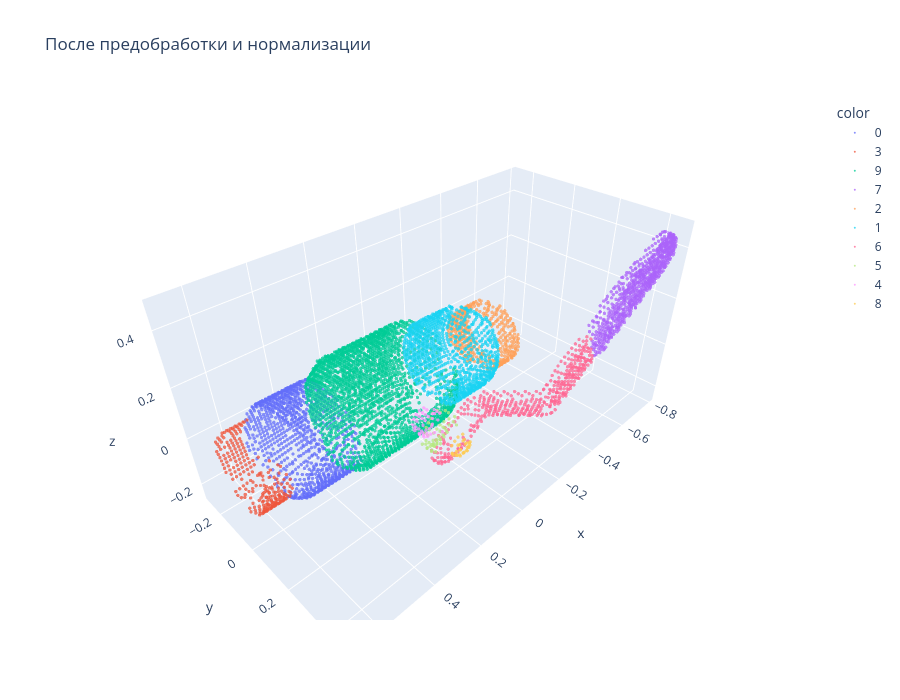

Notebook source saved alongside this figure:
### Markdown cell above
## 5. Предобработка: проверка, удаление шума, нормализация, downsampling

### Code cell
def remove_invalid_points(df: pd.DataFrame) -> pd.DataFrame:
    before = len(df)
    df = df.replace([np.inf, -np.inf], np.nan)
    df = df.dropna(subset=["x", "y", "z", "label"])
    df = df.drop_duplicates(subset=["x", "y", "z", "label"])
    after = len(df)
    if after < before:
        print(f"Удалено некорректных/дублирующихся точек: {before - after}")
    return df.reset_index(drop=True)


def statistical_outlier_filter(points: np.ndarray, k: int = 16, z_threshold: float = 2.5) -> np.ndarray:
    """Возвращает boolean mask точек, не являющихся статистическими выбросами."""
    if len(points) <= k + 1:
        return np.ones(len(points), dtype=bool)
    nbrs = NearestNeighbors(n_neighbors=k + 1).fit(points)
    dists, _ = nbrs.kneighbors(points)
    mean_dists = dists[:, 1:].mean(axis=1)
    mu = mean_dists.mean()
    sigma = mean_dists.std() + 1e-12
    z = (mean_dists - mu) / sigma
    return z < z_threshold


def normalize_points(points: np.ndarray) -> Tuple[np.ndarray, Dict[str, Any]]:
    """Центрирование и масштабирование в единичную сферу."""
    center = points.mean(axis=0)
    centered = points - center
    scale = np.linalg.norm(centered, axis=1).max()
    if scale < 1e-12:
        scale = 1.0
    normalized = centered / scale
    transform = {"center": center.tolist(), "scale": float(scale)}
    return normalized, transform


def voxel_downsample_majority_label(df: pd.DataFrame, voxel_size: Optional[float]) -> pd.DataFrame:
    """Voxel downsampling с выбором большинства label внутри вокселя."""
    if voxel_size is None or voxel_size <= 0:
        return df
    pts = df[["x", "y", "z"]].to_numpy()
    labels = df["label"].to_numpy()
    vox = np.floor(pts / voxel_size).astype(np.int64)
    tmp = pd.DataFrame({
        "vx": vox[:, 0], "vy": vox[:, 1], "vz": vox[:, 2],
        "x": pts[:, 0], "y": pts[:, 1], "z": pts[:, 2],
        "label": labels,
    })
    grouped = []
    for _, g in tmp.groupby(["vx", "vy", "vz"], sort=False):
        label = int(g["label"].mode().iloc[0])
        grouped.append({
            "x": g["x"].mean(),
            "y": g["y"].mean(),
            "z": g["z"].mean(),
            "label": label,
        })
    return pd.DataFrame(grouped)


def preprocess_cloud(
    df: pd.DataFrame,
    remove_outliers: bool = True,
    normalize: bool = True,
    voxel_size: Optional[float] = VOXEL_SIZE,
) -> Tuple[pd.DataFrame, Dict[str, Any]]:
    """Полная предобработка одного облака."""
    df = remove_invalid_points(df)

    if remove_outliers:
        mask_all = np.zeros(len(df), dtype=bool)
        # Удаление выбросов внутри каждого label, чтобы не стереть маленькие детали.
        for label, idx in df.groupby("label").groups.items():
            idx = np.array(list(idx))
            pts = df.loc[idx, ["x", "y", "z"]].to_numpy()
            mask = statistical_outlier_filter(pts, k=16, z_threshold=2.8)
            mask_all[idx[mask]] = True
        df = df.loc[mask_all].reset_index(drop=True)

    df = voxel_downsample_majority_label(df, voxel_size=voxel_size)

    transform = {"center": [0, 0, 0], "scale": 1.0}
    if normalize:
        pts = df[["x", "y", "z"]].to_numpy(dtype=float)
        pts_norm, transform = normalize_points(pts)
        df = df.copy()
        df[["x", "y", "z"]] = pts_norm

    return df.reset_index(drop=True), transform

pre_df, transform = preprocess_cloud(example_df)
print("До:", len(example_df), "После:", len(pre_df))
print("Transform:", transform)
plot_cloud_3d(pre_df, title="После предобработки и нормализации")

### Figure 1 — Plotly figure (JSON) as saved in the notebook; plotly's stock layout.template omitted (floating-point values rounded to 4 significant figures; data arrays with more than 128 entries replaced by an {"elided": "..."} marker saying what was removed)
{"data": [{"hovertemplate": "color=0<br>x=%{x}<br>y=%{y}<br>z=%{z}<extra></extra>", "legendgroup": "0", "marker": {"color": "#636efa", "opacity": 0.75, "size": 2, "symbol": "circle"}, "mode": "markers", "name": "0", "scene": "scene", "showlegend": true, "type": "scatter3d", "x": {"elided": "996 float values"}, "y": {"elided": "996 float values"}, "z": {"elided": "996 float values"}}, {"hovertemplate": "color=3<br>x=%{x}<br>y=%{y}<br>z=%{z}<extra></extra>", "legendgroup": "3", "marker": {"color": "#EF553B", "opacity": 0.75, "size": 2, "symbol": "circle"}, "mode": "markers", "name": "3", "scene": "scene", "showlegend": true, "type": "scatter3d", "x": {"elided": "246 float values"}, "y": {"elided": "246 float values"}, "z": {"elided": "246 float values"}}, {"hovertemplate": "color=9<br>x=%{x}<br>y=%{y}<br>z=%{z}<extra></extra>", "legendgroup": "9", "marker": {"color": "#00cc96", "opacity": 0.75, "size": 2, "symbol": "circle"}, "mode": "markers", "name": "9", "scene": "scene", "showlegend": true, "type": "scatter3d", "x": {"elided": "2236 float values"}, "y": {"elided": "2236 float values"}, "z": {"elided": "2236 float values"}}, {"hovertemplate": "color=7<br>x=%{x}<br>y=%{y}<br>z=%{z}<extra></extra>", "legendgroup": "7", "marker": {"color": "#ab63fa", "opacity": 0.75, "size": 2, "symbol": "circle"}, "mode": "markers", "name": "7", "scene": "scene", "showlegend": true, "type": "scatter3d", "x": {"elided": "663 float values"}, "y": {"elided": "663 float values"}, "z": {"elided": "663 float values"}}, {"hovertemplate": "color=2<br>x=%{x}<br>y=%{y}<br>z=%{z}<extra></extra>", "legendgroup": "2", "marker": {"color": "#FFA15A", "opacity": 0.75, "size": 2, "symbol": "circle"}, "mode": "markers", "name": "2", "scene": "scene", "showlegend": true, "type": "scatter3d", "x": {"elided": "408 float values"}, "y": {"elided": "408 float values"}, "z": {"elided": "408 float values"}}, {"hovertemplate": "color=1<br>x=%{x}<br>y=%{y}<br>z=%{z}<extra></extra>", "legendgroup": "1", "marker": {"color": "#19d3f3", "opacity": 0.75, "size": 2, "symbol": "circle"}, "mode": "markers", "name": "1", "scene": "scene", "showlegend": true, "type": "scatter3d", "x": {"elided": "905 float values"}, "y": {"elided": "905 float values"}, "z": {"elided": "905 float values"}}, {"hovertemplate": "color=6<br>x=%{x}<br>y=%{y}<br>z=%{z}<extra></extra>", "legendgroup": "6", "marker": {"color": "#FF6692", "opacity": 0.75, "size": 2, "symbol": "circle"}, "mode": "markers", "name": "6", "scene": "scene", "showlegend": true, "type": "scatter3d", "x": {"elided": "420 float values"}, "y": {"elided": "420 float values"}, "z": {"elided": "420 float values"}}, {"hovertemplate": "color=5<br>x=%{x}<br>y=%{y}<br>z=%{z}<extra></extra>", "legendgroup": "5", "marker": {"color": "#B6E880", "opacity": 0.75, "size": 2, "symbol": "circle"}, "mode": "markers", "name": "5", "scene": "scene", "showlegend": true, "type": "scatter3d", "x": [0.105, 0.04752, 0.1015, 0.1301, 0.08113, 0.09591, 0.09397, 0.1281, 0.1116, 0.09925, 0.1237, 0.1207, 0.03983, 0.1416, 0.1497, 0.08188, 0.1532, 0.04741, 0.04777, 0.09928, 0.08356, 0.1509, 0.1033, 0.08708, 0.07233, 0.1137, 0.1391, 0.1138, 0.1197, 0.0402, 0.1603, 0.1175, 0.08561, 0.1036, 0.1236, 0.06616, 0.1374, 0.1482, 0.1341, 0.1312, 0.1601, 0.06754, 0.1497, 0.1528, 0.1417, 0.1136, 0.05736, 0.08647, 0.134, 0.1483, 0.1055, 0.1414, 0.08346], "y": [0.2345, 0.1781, 0.193, 0.1901, 0.2051, 0.1861, 0.2021, 0.2063, 0.1779, 0.2064, 0.1919, 0.1953, 0.1878, 0.1779, 0.2064, 0.2066, 0.2225, 0.1926, 0.2215, 0.2207, 0.192, 0.2206, 0.1778, 0.193, 0.1929, 0.2063, 0.2255, 0.2205, 0.2343, 0.2226, 0.2095, 0.193, 0.193, 0.1936, 0.1779, 0.205, 0.1775, 0.2167, 0.1919, 0.2344, 0.1859, 0.2354, 0.1922, 0.2347, 0.1921, 0.1892, 0.1929, 0.2349, 0.1779, 0.1945, 0.1779, 0.2346, 0.1779], "z": [-0.001206, 0.003653, -0.09754, -0.09283, -0.07311, -0.109, -0.07906, -0.02578, 0.008803, -0.00952, -0.00238, -0.06951, -0.03049, -0.03513, -0.05359, -0.005577, -0.07328, 0.003479, 0.003867, -0.00958, 0.0255, -0.05181, 0.02541, -0.08808, -0.07836, -0.01766, -0.08776, -0.01763, -0.008786, -0.03569, -0.0662, -0.08696, -0.1082, -0.07812, -0.002476, -0.063, -0.08676, -0.08612, -0.01644, -0.02126, -0.06636, 0.002708, -0.05353, -0.04883, -0.03496, -0.1023, -0.06856, 0.0008392, -0.01643, -0.08769, -0.1084, -0.03585, 0.02538]}, {"hovertemplate": "color=4<br>x=%{x}<br>y=%{y}<br>z=%{z}<extra></extra>", "legendgroup": "4", "marker": {"color": "#FF97FF", "opacity": 0.75, "size": 2, "symbol": "circle"}, "mode": "markers", "name": "4", "scene": "scene", "showlegend": true, "type": "scatter3d", "x": [0.1254, 0.05743, 0.1365, 0.08565, 0.09638, 0.111, 0.1415, 0.04594, 0.06169, 0.05108, 0.1255, 0.1415, 0.111, 0.08708, 0.09097, 0.111, 0.1303, 0.07375, 0.1255, 0.111, 0.1254, 0.1053, 0.1226, 0.136, 0.1412, 0.1147, 0.07553, 0.09064, 0.04821, 0.1365, 0.1232, 0.09059, 0.0589, 0.1416, 0.0642, 0.1061, 0.1352, 0.1415, 0.05809, 0.05851, 0.1369], "y": [0.1639, 0.1346, 0.1239, 0.1225, 0.1386, 0.1639, 0.1638, 0.1236, 0.1777, 0.1193, 0.1359, 0.1497, 0.1498, 0.1481, 0.1638, 0.1218, 0.1402, 0.1276, 0.1219, 0.1358, 0.1499, 0.1281, 0.1296, 0.1358, 0.1282, 0.1421, 0.1536, 0.1213, 0.1428, 0.1218, 0.1543, 0.1355, 0.1636, 0.1355, 0.1294, 0.153, 0.1639, 0.1214, 0.1491, 0.1271, 0.1486], "z": [0.0001383, -0.01135, -0.06187, -0.09305, -0.09145, 0.007911, -0.03529, -0.04233, -0.08014, -0.06397, 0.0001667, -0.03529, 0.007925, -0.09328, 0.007614, 0.00775, -0.07168, -0.08973, 0.0001428, 0.007757, 0.0001489, -0.08856, -0.07938, -0.01349, -0.04653, -0.08464, -0.09044, 0.006973, -0.05795, -0.01287, -0.07895, 0.00698, -0.009213, -0.03533, -0.08463, -0.08817, -0.01458, -0.03548, -0.01037, -0.0799, -0.06133]}, {"hovertemplate": "color=8<br>x=%{x}<br>y=%{y}<br>z=%{z}<extra></extra>", "legendgroup": "8", "marker": {"color": "#FECB52", "opacity": 0.75, "size": 2, "symbol": "circle"}, "mode": "markers", "name": "8", "scene": "scene", "showlegend": true, "type": "scatter3d", "x": [0.06156, 0.07856, 0.1118, 0.1061, 0.1064, 0.1225, 0.08199, 0.08337, 0.09921, 0.08992, 0.06233, 0.1307, 0.08452, 0.09372, 0.1212, 0.05945, 0.0993, 0.1232, 0.1176, 0.09607, 0.1302, 0.0674, 0.07548, 0.0936, 0.1179, 0.06546, 0.1302, 0.1121, 0.1069, 0.08347, 0.115, 0.1034], "y": [0.2846, 0.3149, 0.3065, 0.3032, 0.305, 0.2854, 0.3121, 0.2926, 0.2954, 0.3056, 0.3058, 0.2912, 0.3149, 0.3077, 0.3043, 0.3022, 0.3149, 0.3057, 0.3051, 0.307, 0.2959, 0.305, 0.3036, 0.3053, 0.2912, 0.3057, 0.2931, 0.311, 0.2852, 0.3108, 0.2962, 0.2915], "z": [-0.06586, -0.04566, -0.02201, -0.04988, -0.07411, -0.06697, -0.06283, -0.004354, -0.08138, -0.0138, -0.04203, -0.02301, -0.04515, -0.06731, -0.06247, -0.0589, -0.05633, -0.04285, -0.02067, -0.01553, -0.06083, -0.06344, -0.07185, -0.07057, -0.01247, -0.04429, -0.0547, -0.03964, -0.07722, -0.02944, -0.07198, -0.004347]}], "layout": {"height": 700, "legend": {"title": {"text": "color"}, "tracegroupgap": 0}, "scene": {"domain": {"x": [0, 1], "y": [0, 1]}, "xaxis": {"title": {"text": "x"}}, "yaxis": {"title": {"text": "y"}}, "zaxis": {"title": {"text": "z"}}}, "title": {"text": "После предобработки и нормализации"}}}
